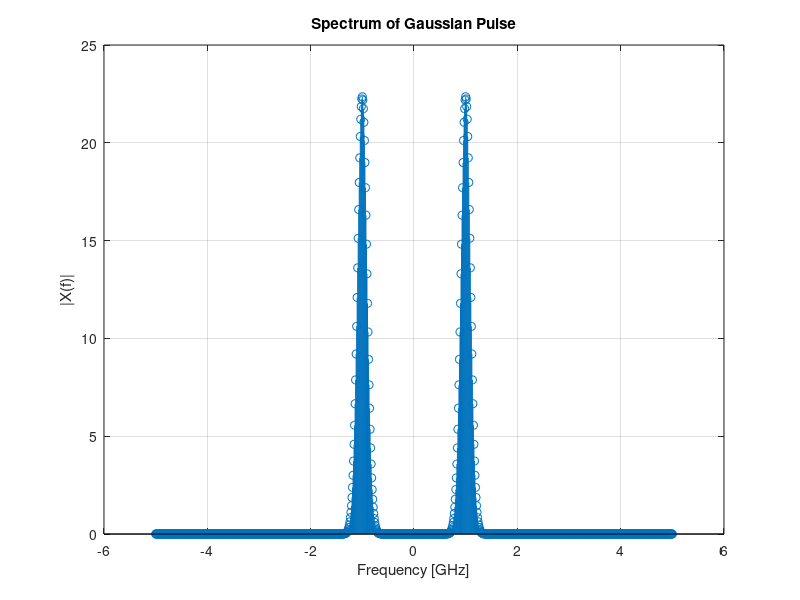
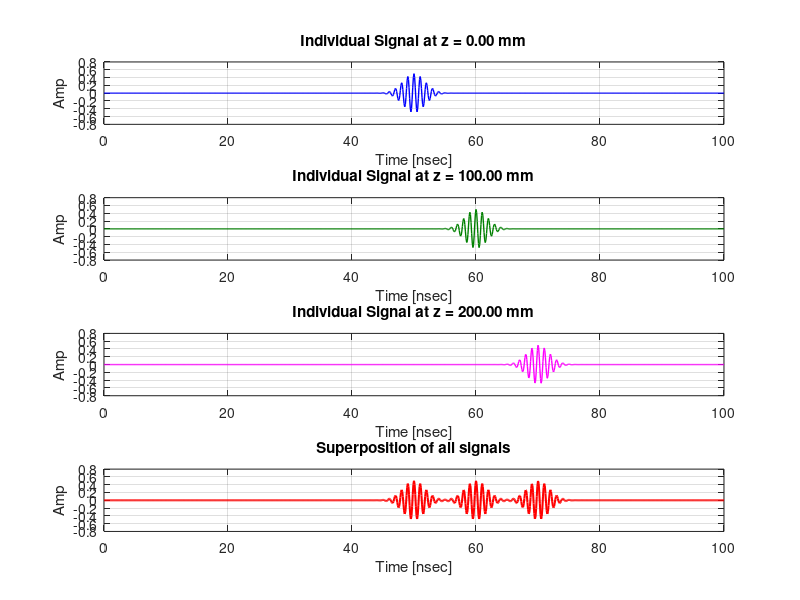
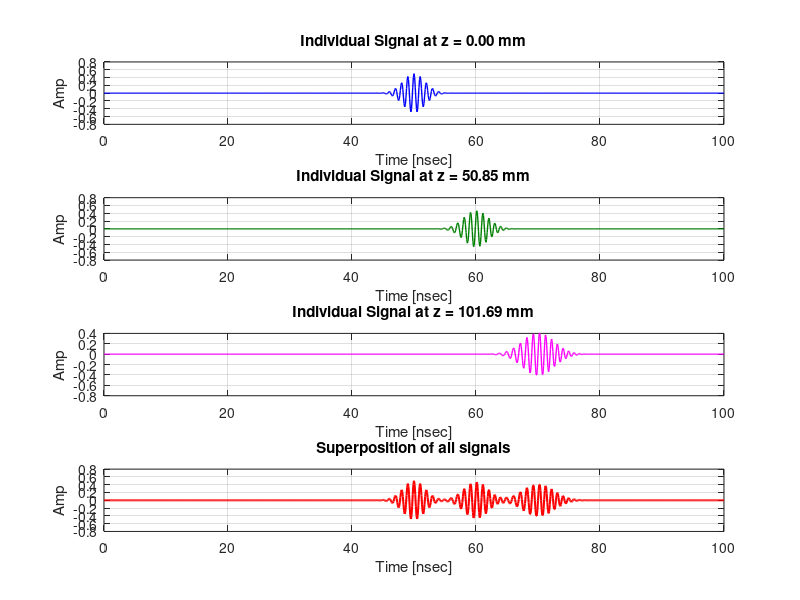
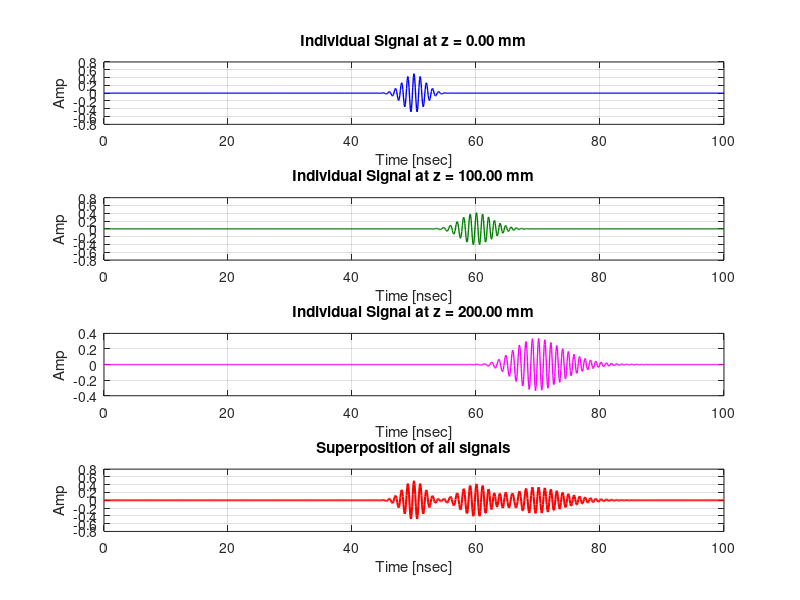

Recreate these plots in MATLAB, in order. (Note: this script raises an error after producing the figures.)
close all;
clc;

%% Question 1

%% Utility functions
function signal = createGaussianEnvelope(t_vector, t_peak, fwhm)
    % Calculate sigma from FWHM
    % Formula: FWHM = 2 * sqrt(2 * ln(2)) * sigma
    sigma = fwhm / (2 * sqrt(2 * log(2))); 
    
    % Calculate Gaussian Envelope
    envelope = exp(-(t_vector - t_peak).^2 / (2 * sigma^2));
    signal = envelope;
end

function signal = createPulse(t_vector, t_peak, fwhm, f_carrier_frequency)
    % Calculate Gaussian Envelope
    envelope = createGaussianEnvelope(t_vector, t_peak, fwhm); % a(t)
    carrier = cos(2 * pi * f_carrier_frequency * t_vector); % Re{e^(j*w*t)}
    signal = envelope .* carrier; % Re{a(t) * e^(j*w*t)}
end

function signal_at_z = propagateWaveInZ(frequencies, fourier_signal, n, z)
    c0 = 3e8; % velocity of light in vacum (m/s)
    omega = 2 * pi * frequencies;
    k_0 = omega / c0;
    beta = k_0 .* n;
    
    % 2. Enforce Physical Antisymmetry (beta(-f) = -beta(f))
    % For real-valued time signals, the phase shift must be an odd function.
    % We take the beta calculated for positive frequencies and mirror it
    % for the negative side with a sign flip.
    beta_antisymmetric = sign(frequencies) .* interp1(frequencies, beta, abs(frequencies), 'linear', 'extrap');
    
    % 3. Apply the Phase Shift (Propagation)
    % H(f) = exp(-j * beta * z)
    propagation_factor = exp(-1j * beta_antisymmetric * z);

    f_signal_propagated = fourier_signal .* propagation_factor;
    
    % Return to time domain using Inverse FFT
    signal_at_z = ifft(ifftshift(f_signal_propagated));
end

function f_filtered_signal = SingleSidebandFilter(frequencies, fourier_signal, cutoff)
    % SINGLESIDEBANDFILTER Filters the spectrum to keep only frequencies above a specific value.
    % This creates a single-sided spectrum by removing negative frequencies 
    % and components below the cutoff, often used for analytic signal processing.
    %
    % frequencies    : The frequency vector [Hz] (from fftshift)
    % fourier_signal : The shifted FFT of the input signal
    % cutoff         : The lower frequency boundary [Hz]. Components below this are zeroed.

    % 1. Create a logical mask to isolate frequencies strictly greater than or equal to the cutoff.
    mask = frequencies >= cutoff;
    
    % 2. Apply the mask to the fourier signal
    f_filtered_signal = fourier_signal .* mask;
end

function plotPropagatedSignalsInZ(graph_name, t_vector, z_vals, frequencies, f_filtered_signal, n)
    figure('Name', graph_name);
    total_signal = zeros(size(t_vector)); % Initialize vector for superposition
    colors = {'b', [0 0.5 0], 'm'}; % Blue, Dark Green, Magenta
    
    plots_num = length(z_vals)+1;
    for i = 1:plots_num-1
        z_curr = z_vals(i);
        % Propagate the filtered signal to the current distance
        t_signal_at_z = propagateWaveInZ(frequencies, f_filtered_signal, n, z_curr);
        
        % Accumulate for superposition
        current_real_sig = real(t_signal_at_z);
        total_signal = total_signal + current_real_sig;
        
        % Plot individual signals with unique colors
        subplot(plots_num, 1, i);
        plot(t_vector * 1e9, current_real_sig, 'Color', colors{i}, 'LineWidth', 1);
        title(['Individual Signal at z = ', num2str(z_curr*1e3, '%.2f'), ' mm']);
        xlabel('Time [nsec]'); ylabel('Amp');
        grid on;
    end
    
    % Plot the Superposition (The sum of all three waves) in Red
    subplot(plots_num, 1, plots_num);
    plot(t_vector * 1e9, total_signal, 'Color', 'r', 'LineWidth', 1.5);
    title('Superposition of all signals');
    xlabel('Time [nsec]'); ylabel('Amp');
    grid on;
end

%% Part A: Signal Generation
dt = 100e-12;               % 100 psec to seconds
t = 0:dt:0.1e-6;            % Time vector from 0 to 0.1 microsec

% Gaussian Pulse Parameters
t_center = 50e-9;           % Center at 50 nsec
fwhm = 4.2e-9;              % 4.2 nsec Full Width at Half Maximum

% Carrier Parameters
f0 = 1e9;                   % 1 GHz carrier frequency

t_signal = createPulse(t,t_center,fwhm,f0);

%% Part B: Fourier Transform
f_signal = fftshift(fft(t_signal));
f = linspace(-1/(2*dt), 1/(2*dt), length(t_signal));

% Plotting the Spectrum
figure;
stem(f / 1e9, abs(f_signal));
title('Spectrum of Gaussian Pulse');
xlabel('Frequency [GHz]'); ylabel('|X(f)|');
grid on;

% Main Frequencies of the signal are 1[GHz] and -1[GHz].
% We shall choose positive frequencies only and use the real part of the
% result (symetry)
% we might get the same result without passing through positive filter
% with the constraint beta(-omega) = -beta(omega)
f_filtered_signal = SingleSidebandFilter(f, f_signal, 0);

%% Part C: Phase Velocity and Propagation
c0 = 3e8;               % velocity of light in vacum (m/s)

A = 29; B = 1;           % Example constants (A+B > 1)
n_op = A+B;
v_p = c0 / n_op;        % Phase velocity
v_g = v_p;              % Linear Disperssion (Group Velocity = Phase velocity)

% Distances
z = [0, v_g * 10e-9, v_g * 20e-9]; % z1, z2, z3

% Expected result:
% signal(z,t) = Re{a(t-beta_1*z) * e^(j*(w*t-beta_0*z))}
% beta = k_0 * n = omega / c0 * n
% beta_1 = dbeta / domega = n / c0

% the delay should be:
% beta_1 * z = n_op / c0 * v_p * 10^-8 * (i-1) = 10^-8 * (i-1)
% the delay expected to be 10 [nsec].

plotPropagatedSignalsInZ('Part C: Constant Refractive Index', t, z, f, f_filtered_signal, n_op)

%% Part D: Quadratic Dispersion
delta_n = 10 * A * (f - f0) * dt;
n_f = n_op + delta_n;

beta_1 = (n_op + 10 * A * dt * f0) / c0;
v_g = 1 / beta_1;        % Group Velocity

% Distances
z = [0, v_g * 10e-9, v_g * 20e-9]; % z1, z2, z3

% Expected result:
% beta(omega) = k_0 * n = omega / c0 * n
% beta is polynomial of order 2 and thus the expected result is chage
% the width of the pulse and also phase-chage:

% tau(z) = tau(0)*sqrt{1+(beta_2*z/tau_0^2)^2}
plotPropagatedSignalsInZ('Part D: Quadratic Dispersion', t, z, f, f_filtered_signal, n_f)

%% Part E: Quadratic Refractive Index
delta_n = 3000 * B * (f - f0).^2 * dt^2;
n_f = n_op + delta_n;

beta_1 = n_op / c0;
v_g = 1 / beta_1;        % Group Velocity

% Distances
z = [0, v_g * 10e-9, v_g * 20e-9]; % z1, z2, z3

% Expected result:
% beta(omega) = k_0 * n = omega / c0 * n
% beta is polynomial of order 3 and we did not calculate that in class.

plotPropagatedSignalsInZ('Part E: Quadratic Refractive Index', t, z, f, f_filtered_signal, n_f)

%% Question 2e1

lambda = 1.3:0.005:1.8;  
n1 = 1;
n3 = 1.45;
n2 = sqrt(n1*n3);
h0 = 1.55/(4*n2);

r1_2 = (n1-n2)/(n1+n2);
r2_3 = (n2-n3)/(n2+n3);

delta = 2*(2*pi./lambda)*n2*h0;
r_tot = (r2_3*exp(-1i*delta/2)+r1_2*exp(1i*delta/2))./(exp(1i*delta/2)+r2_3*r1_2*exp(-1i*delta/2));  
R_tot = ((abs(r_tot)).^2)*100;  

figure()
plot(lambda,R_tot,linewidth=1.5);
grid minor
xlabel('Wavelength [micron]');
ylabel('Power Reflection Coefficient R [%]');
title({'Power Reflection Coefficient vs. Wavelength'});


%% Question 2e2

lambda0 = 1.55;
degree1 = 0:0.1:90;  
degree2 = asind(n1*(sind(degree1))/n2);
degree3 = asind(n1*(sind(degree1))/n3);

delta_v2 = 2*(2*pi/lambda0)*n2*h0*cosd(degree2);

r1_2_v2 = (n1*cosd(degree1)-n2*cosd(degree2))./(n1*cosd(degree1)+n2*cosd(degree2));
r2_3_v2 = (n2*cosd(degree2)-n3*cosd(degree3))./(n2*cosd(degree2)+n3*cosd(degree3));

r_tot_v2 = (r2_3_v2.*exp(-1i*delta_v2/2)+r1_2_v2.*exp(1i*delta_v2/2))./(exp(1i*delta_v2/2)+r2_3_v2.*r1_2_v2.*exp(-1i*delta_v2/2)); 
R_tot_v2 = ((abs(r_tot_v2)).^2)*100; 

figure()
plot(degree1,R_tot_v2,linewidth=1.5);
grid minor
xlabel('Incidence Angle [degrees]');
ylabel('Power Reflection Coefficient R [%]');
title({'Power Reflection Coefficient vs Incidence Angle'});


%% Question 2f

figure()
plot(lambda,R_tot,linewidth=1.5);
grid minor
xlabel('Wavelength [micron]');
ylabel('Power Reflection Coefficient R [%]');
title({'Power Reflection Coefficient vs. Wavelength'});
hold on

new_h0 = h0;
num_of_local_min = 1;

while (~(num_of_local_min>1))
    new_h0 = new_h0 + 2*h0;
    delta_v3 = 2*(2*pi./lambda)*n2*new_h0;
    r_tot_v3 = (r2_3*exp(-1i*delta_v3/2)+r1_2*exp(1i*delta_v3/2))./(exp(1i*delta_v3/2)+r2_3*r1_2*exp(-1i*delta_v3/2));  
    R_tot_v3 = ((abs(r_tot_v3)).^2)*100; 
    plot(lambda,R_tot_v3,linewidth=1.5);
    indices_of_local_min = islocalmin(R_tot_v3);
    num_of_local_min = sum(indices_of_local_min);
end


%% Question 3c1

lambda0 = 1.55;   
n_L = 1.45;      
n_H = 1.01*n_L;  

r_L_to_H = (n_L - n_H)/(n_L + n_H); 
N_periods = floor(1/(abs(r_L_to_H)));
T_tot = (1/(1-(r_L_to_H)^2))*[-(1+(r_L_to_H)^2), 2*r_L_to_H; 2*r_L_to_H, -(1+(r_L_to_H)^2)]; 
T_to_power_N = (T_tot)^(N_periods);  
amplitude_ref_coeff = -(T_to_power_N(2,1))/(T_to_power_N(2,2)); 
power_ref_coeff = (abs(amplitude_ref_coeff))^2; 

while power_ref_coeff <= 0.99
    N_periods = N_periods + 1;
    T_to_power_N = (T_tot)*(T_to_power_N);
    amplitude_ref_coeff = -(T_to_power_N(2,1))/(T_to_power_N(2,2));
    power_ref_coeff = (abs(amplitude_ref_coeff))^2;
end

lambda_range = 1.45:0.000005:1.65;  

phase_amp_ref_coeff = []; 
power_ref_coeff = [];     

for current_lambda=lambda_range
    delta_L = pi*lambda0/current_lambda;  
    delta_H = pi*lambda0/current_lambda;  
    % calculating transfer matrix elements
    A = (1/(1-(r_L_to_H)^2))*exp(-1i*delta_L/2)*(exp(-1i*delta_H/2)-(exp(1i*delta_H/2))*((r_L_to_H)^2));
    B = (1/(1-(r_L_to_H)^2))*2*1i*r_L_to_H*(exp(-1i*delta_L/2))*sin(delta_H/2);
    C = (1/(1-(r_L_to_H)^2))*(-2)*1i*r_L_to_H*(exp(1i*delta_L/2))*sin(delta_H/2);
    D = (1/(1-(r_L_to_H)^2))*exp(1i*delta_L/2)*(exp(1i*delta_H/2)-(exp(-1i*delta_H/2))*((r_L_to_H)^2));
    T_tot = [A, B; C, D];              
    T_to_power_N = (T_tot)^(N_periods);   
    amplitude_ref_coeff = -(T_to_power_N(2,1))/(T_to_power_N(2,2));
    current_phase = angle(amplitude_ref_coeff);
    phase_amp_ref_coeff = [phase_amp_ref_coeff current_phase];
    current_power_ref_coeff = (abs(amplitude_ref_coeff))^2;
    power_ref_coeff = [power_ref_coeff current_power_ref_coeff];
end

figure() 
plot(lambda_range, unwrap(phase_amp_ref_coeff), linewidth=1.5);
grid minor
xlabel('Wavelength [\mum]');
ylabel('Phase of Amplitude Reflection Coefficient r-DBR [rad]');
title({'Phase of Amplitude Reflection Coefficient r-DBR vs Wavelength'});
ylim([-0.5 7]);

figure()
plot(lambda_range, power_ref_coeff*100, linewidth=1.5);
grid minor
xlabel('Wavelength [\mum]');
ylabel('Power Reflection Coefficient R [%]');
title({'Power Reflection Coefficient R vs Wavelength'});


%% Question 3c2

lambda0 = 1.55;  
n_L = 1.45;     
n_H = 1.1*n_L;   

r_L_to_H = (n_L - n_H)/(n_L + n_H);
N_periods = floor(1/(abs(r_L_to_H)));
T_tot = (1/(1-(r_L_to_H)^2))*[-(1+(r_L_to_H)^2), 2*r_L_to_H; 2*r_L_to_H, -(1+(r_L_to_H)^2)];
T_to_power_N = (T_tot)^(N_periods); 
amplitude_ref_coeff = -(T_to_power_N(2,1))/(T_to_power_N(2,2)); 
power_ref_coeff = (abs(amplitude_ref_coeff))^2;

while power_ref_coeff <= 0.99
    N_periods = N_periods + 1;
    T_to_power_N = (T_tot)*(T_to_power_N);
    amplitude_ref_coeff = -(T_to_power_N(2,1))/(T_to_power_N(2,2));
    power_ref_coeff = (abs(amplitude_ref_coeff))^2;
end

lambda_range = 1.45:0.000005:1.65; 

phase_amp_ref_coeff = [];
power_ref_coeff = [];    

for current_lambda=lambda_range
    delta_L = pi*lambda0/current_lambda; 
    delta_H = pi*lambda0/current_lambda;  
    % calculating transfer matrix elements
    A = (1/(1-(r_L_to_H)^2))*exp(-1i*delta_L/2)*(exp(-1i*delta_H/2)-(exp(1i*delta_H/2))*((r_L_to_H)^2));
    B = (1/(1-(r_L_to_H)^2))*2*1i*r_L_to_H*(exp(-1i*delta_L/2))*sin(delta_H/2);
    C = (1/(1-(r_L_to_H)^2))*(-2)*1i*r_L_to_H*(exp(1i*delta_L/2))*sin(delta_H/2);
    D = (1/(1-(r_L_to_H)^2))*exp(1i*delta_L/2)*(exp(1i*delta_H/2)-(exp(-1i*delta_H/2))*((r_L_to_H)^2));
    T_tot = [A, B; C, D];               
    T_to_power_N = (T_tot)^(N_periods);  
    amplitude_ref_coeff = -(T_to_power_N(2,1))/(T_to_power_N(2,2));
    current_phase = angle(amplitude_ref_coeff);
    phase_amp_ref_coeff = [phase_amp_ref_coeff current_phase];
    current_power_ref_coeff = (abs(amplitude_ref_coeff))^2;
    power_ref_coeff = [power_ref_coeff current_power_ref_coeff];
end

figure() 
plot(lambda_range, unwrap(phase_amp_ref_coeff), linewidth=1.5);
grid minor
xlabel('Wavelength [\mum]');
ylabel('Phase of Amplitude Reflection Coefficient r-DBR [rad]');
title({'Phase of Amplitude Reflection Coefficient r-DBR vs Wavelength'});
ylim([-0.5 7]);

figure()
plot(lambda_range, power_ref_coeff*100, linewidth=1.5);
grid minor
xlabel('Wavelength [\mum]');
ylabel('Power Reflection Coefficient R [%]');
title({'Power Reflection Coefficient R vs Wavelength'});


%% Question 3d

lambda0 = 1.55;  
n_L = 1.45;      
n_H = 1.01*n_L;  

N_periods = 400; 
theta_L = deg2rad(5);  
theta_H = asin((n_L/n_H)*sin(theta_L)); 
r_L_to_H = (n_L*cos(theta_L) - n_H*cos(theta_H))/(n_L*cos(theta_L) + n_H*cos(theta_H)); 

lambda_range = 1.45:0.000005:1.65;
phase_amp_ref_coeff = []; 
power_ref_coeff = [];    

for current_lambda=lambda_range
    delta_L = (pi*lambda0/current_lambda)*cos(theta_L);
    delta_H = (pi*lambda0/current_lambda)*cos(theta_H);
    A = (1/(1-(r_L_to_H)^2))*exp(-1i*delta_L/2)*(exp(-1i*delta_H/2)-(exp(1i*delta_H/2))*((r_L_to_H)^2));
    B = (1/(1-(r_L_to_H)^2))*2*1i*r_L_to_H*(exp(-1i*delta_L/2))*sin(delta_H/2);
    C = (1/(1-(r_L_to_H)^2))*(-2)*1i*r_L_to_H*(exp(1i*delta_L/2))*sin(delta_H/2);
    D = (1/(1-(r_L_to_H)^2))*exp(1i*delta_L/2)*(exp(1i*delta_H/2)-(exp(-1i*delta_H/2))*((r_L_to_H)^2));
    T_tot = [A, B; C, D];                
    T_to_power_N = (T_tot)^(N_periods);  
    amplitude_ref_coeff = -(T_to_power_N(2,1))/(T_to_power_N(2,2));
    current_phase = angle(amplitude_ref_coeff);
    phase_amp_ref_coeff = [phase_amp_ref_coeff current_phase];
    current_power_ref_coeff = (abs(amplitude_ref_coeff))^2;
    power_ref_coeff = [power_ref_coeff current_power_ref_coeff];
end

figure() 
plot(lambda_range, unwrap(phase_amp_ref_coeff), linewidth=1.5);
grid minor
xlabel('Wavelength [\mum]');
ylabel('Phase of Amplitude Reflection Coefficient r-DBR [rad]');
title({'Phase of Amplitude Reflection Coefficient r-DBR vs Wavelength'});
ylim([-0.5 7]);

figure()
plot(lambda_range, power_ref_coeff*100, linewidth=1.5);
grid minor
xlabel('Wavelength [\mum]');
ylabel('Power Reflection Coefficient R [%]');
title({'Power Reflection Coefficient R vs Wavelength'});

